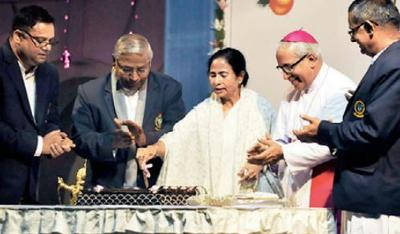
%> input picture 6th_sem/MATLAB/20th-Feb-2018/image3.jpg, 400 x 234 px
$ octave mix_2_image_files.m   (GNU Octave 9; MATLAB toolbox functions it lacks are replaced by stand-ins)
%> lines starting %> are read from the running program, lines starting %| are printed output that depends on the picture
%image_mixing_2.m : Write a program in Matlab to mix two image files

clc;

close all;

clear all;

file1=input('\nEnter Input Image File-1 Name = ','s');
%> the answer given: ../../../MATLAB/20th-Feb-2018/image3.jpg

file2=input('\nEnter Input Image File-2 Name = ','s');
%> the answer given: ../../../MATLAB/20th-Feb-2018/fracture3.jpg

file3=input('\nEnter Output Image File Name = ','s');
%> the answer given: out.png

x1=imread(file1);
%> x1 is the input picture: size 234x400x3 uint8; mean R, G, B 131.7, 124.1, 122.7

[r1,c1,d1]=size(x1);
%> r1 = 234; c1 = 400; d1 = 3

x2=imread(file2);
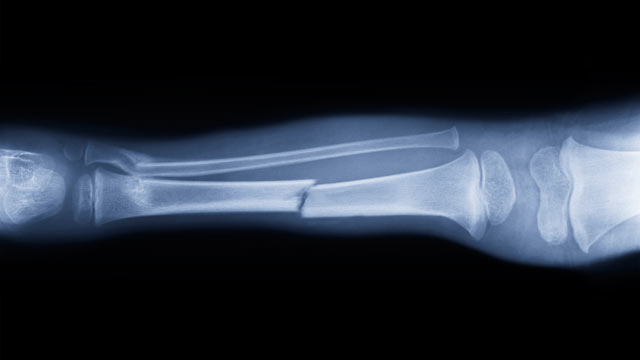
%> input picture 6th_sem/MATLAB/20th-Feb-2018/fracture3.jpg, 640 x 360 px
%> x2 is the input picture: size 360x640x3 uint8; mean R, G, B 36.5, 43.3, 54.3

[r2,c2,d2]=size(x2);
%> r2 = 360; c2 = 640; d2 = 3

fprintf('r1 = %d c1 = %d d1 = %d r2 = %d c2 = %d d2 = %d\n',r1,c1,d1,r2,c2,d2);
%| r1 = 234 c1 = 400 d1 = 3 r2 = 360 c2 = 640 d2 = 3

choice=input('Press enter key--->','s');

if r1<r2

    r=r1;
%> r = 234

else

    r=r2;

end

if c1<c2

    c=c1;
%> c = 400

else

    c=c2;

end

x(1:r,1:c,1:3)=.5*(1.5*x1(1:r,1:c,1:3)+x2(1:r,1:c,1:3));
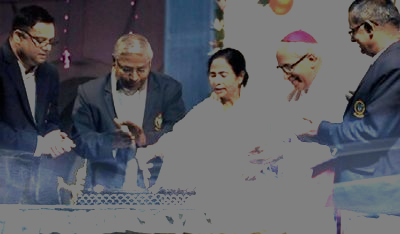
%> x: size 234x400x3 uint8; mean R, G, B 91.9, 92.9, 99.2

imshow(x);

imwrite(x,file3);
